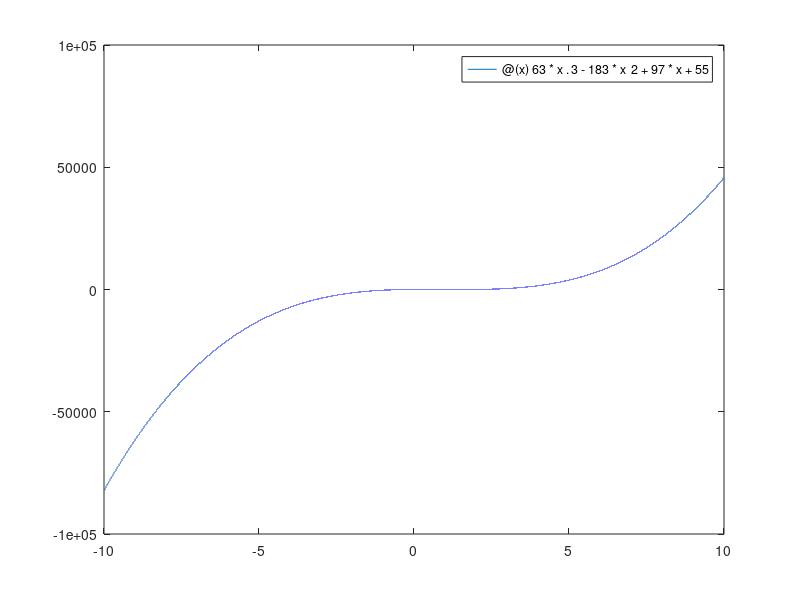

MATLAB code to generate this figure: (Note: this script raises an error after producing the figure.)
clc; clear; close all force;

p = @(x) 63*x.^3 - 183*x^2+97*x + 55;


figure;
fplot(p, [-10 10])

x1 = bisseccao(p, -10,10)
x2 = bisseccao(p, 1.5,1.6)
x1 = bisseccao(p, 1.6,1.7)